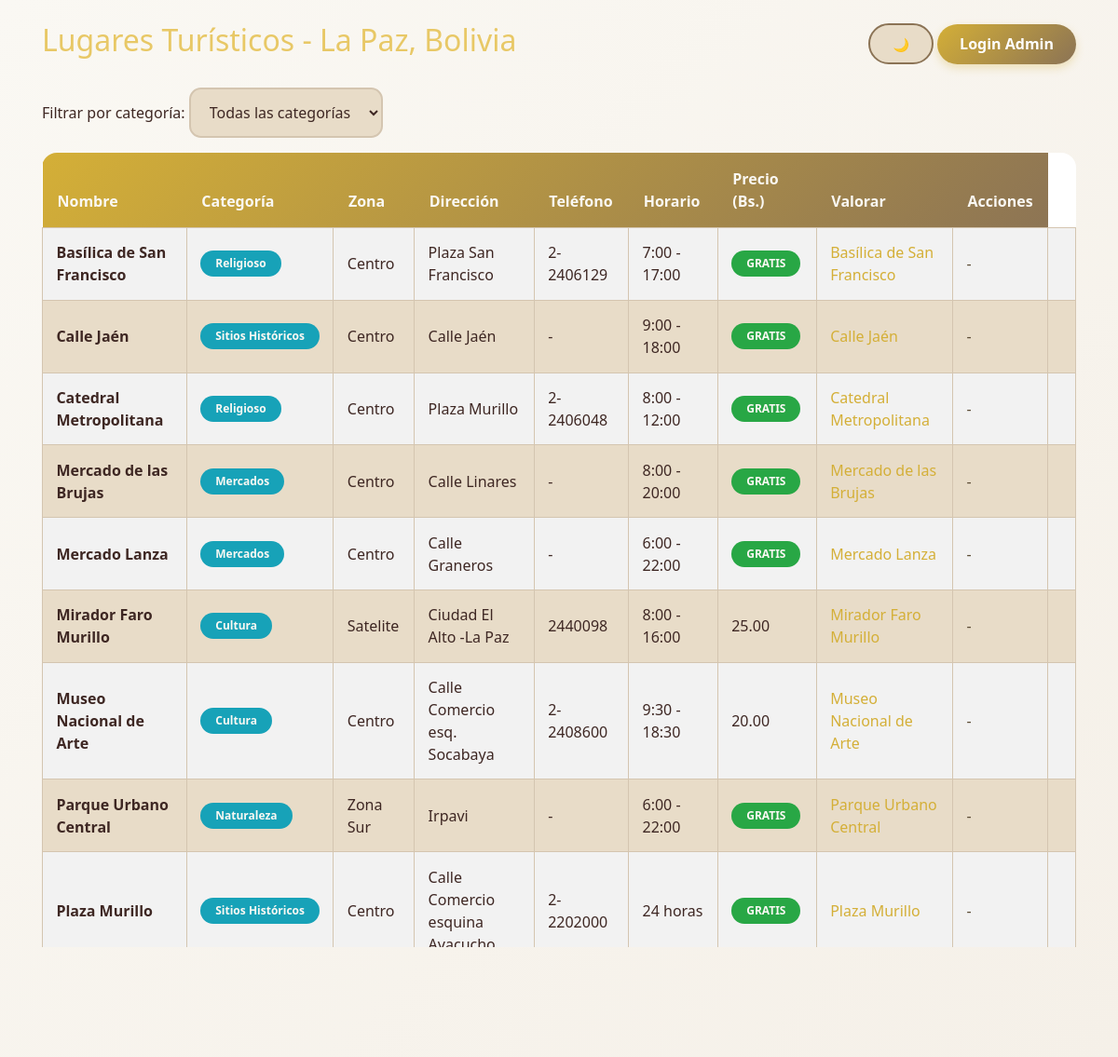
The page / on the database its author committed.
### tables this page shows
CREATE TABLE `lugares_turisticos` (
  `id` int(11) NOT NULL,
  `nombre` varchar(100) NOT NULL,
  `descripcion` text NOT NULL,
  `direccion` varchar(200) NOT NULL,
  `zona` varchar(50) NOT NULL,
  `categoria_id` int(11) NOT NULL,
  `telefono` varchar(20) DEFAULT NULL,
  `horario` varchar(50) DEFAULT NULL,
  `precio` decimal(10,2) DEFAULT 0.00
);

CREATE TABLE `categorias` (
  `id` int(11) NOT NULL,
  `nombre` varchar(50) NOT NULL,
  `descripcion` text DEFAULT NULL
);

### controllers/Lugares.php (called while the page is built, shortened)
<?php
class LugaresController {
    public function __construct(){
       require_once "models/LugaresModel.php";
    }
    public function index(){
        $lugares = new Lugares_model();
        $data["titulo"] = "Lugares Turísticos";
        $data["lugares"] = $lugares->get_lugares();
        require_once "views/lugares/lugares.php";
    }
}
?>

### config/database.php (called while the page is built)
<?php
	class Conectar {
		public static function conexion(){
			$conexion = new mysqli("localhost", "root", "", "turismo_la_paz_simple");
			return $conexion;
		}
	}
?>

### models/LugaresModel.php (called while the page is built, shortened)
<?php
	class Lugares_model {
		private $db;
		private $lugares;
		public function __construct(){
			$this->db = Conectar::conexion();
			$this->lugares = array();
		}
		public function get_lugares()
		{
			$sql = "SELECT lt.*, c.nombre as categoria_nombre
					FROM lugares_turisticos lt
					INNER JOIN categorias c ON lt.categoria_id = c.id
					ORDER BY lt.nombre ASC";
			$resultado = $this->db->query($sql);
			while($row = $resultado->fetch_assoc())
			{
				$this->lugares[] = $row;
			}
			return $this->lugares;
		}
	}
?>

### config/session.php (called while the page is built, shortened)
<?php
function esta_logueado() {
    return isset($_SESSION['admin_logueado']) && $_SESSION['admin_logueado'] === true;
}
?>

### views/lugares/lugares.php (the view, shortened to what this page needs)
<!DOCTYPE html>
<html lang="es">
	<head>
		<link rel="stylesheet" href="assets/css/bootstrap.min.css">
		<link rel="stylesheet" href="assets/css/estilos-crema.css">
	</head>
	<body>
		<div class="container">
			<div class="d-flex justify-content-between align-items-center mt-4 mb-4">
				<h2><?php echo $data["titulo"]; ?> - La Paz, Bolivia</h2>
				<div>
					<button id="btnModoOscuro" class="btn btn-secondary btn-sm me-2">🌙</button>
					<?php
					require_once 'config/session.php';
					if (esta_logueado()) {
						$usuario = obtener_usuario();
						echo '<span class="admin-badge me-2">🔧 Admin: ' . htmlspecialchars($usuario['username']) . '</span>';
						echo '<a href="index.php?c=auth&a=logout" class="btn btn-danger btn-sm">Cerrar Sesión</a>';
					} else {
						echo '<a href="index.php?c=auth&a=login" class="btn btn-primary">Login Admin</a>';
					}
					?>
				</div>
			</div>
			<div class="mb-3">
				<label>Filtrar por categoría:</label>
				<select id="filtroCategoria" class="form-select" style="max-width: 300px;" onchange="filtrarPorCategoria()">
					<option value="">Todas las categorías</option>
				</select>
			</div>
			<div id="vistaTabla">
				<div class="table-responsive">
					<table class="table table-bordered table-striped">
						<thead class="table-dark">
							<tr>
								<th>Nombre</th>
								<th>Categoría</th>
								<th>Zona</th>
								<th>Dirección</th>
								<th>Teléfono</th>
								<th>Horario</th>
								<th>Precio (Bs.)</th>
								<th>Valorar</th>
								<th>Acciones</th>
							</tr>
						</thead>
						<tbody id="tablaLugares">
							<?php foreach($data["lugares"] as $dato): ?>
								<tr class="fila-lugar" data-categoria="<?php echo $dato["categoria_id"]; ?>">
									<td><strong><?php echo $dato["nombre"]; ?></strong></td>
									<td>
										<span class="badge bg-info">
											<?php echo $dato["categoria_nombre"]; ?>
										</span>
									</td>
									<td><?php echo $dato["zona"]; ?></td>
									<td><?php echo $dato["direccion"]; ?></td>
									<td><?php echo $dato["telefono"] ? $dato["telefono"] : '-'; ?></td>
									<td><?php echo $dato["horario"] ? $dato["horario"] : '-'; ?></td>
									<td>
										<?php
										if($dato["precio"] > 0) {
											echo number_format($dato["precio"], 2);
										} else {
											echo '<span class="badge bg-success">GRATIS</span>';
										}
										?>
									</td>
									<td>
										<a href="index.php?c=lugares&a=ver&id=<?php echo $dato['id']; ?>">
											<?php echo $dato['nombre']; ?>
										</a>
									</td>
									<td>
										<?php if (esta_logueado()): ?>
											<a href="index.php?c=lugares&a=modificar&id=<?php echo $dato["id"]; ?>"
											   class="btn btn-warning btn-sm">Editar</a>
											<a href="index.php?c=lugares&a=eliminar&id=<?php echo $dato["id"]; ?>"
											   class="btn btn-danger btn-sm"
											   onclick="return confirm('¿Está seguro de eliminar este lugar?');">Eliminar</a>
										<?php else: ?>
											<span class="text-muted">-</span>
										<?php endif; ?>
									</td>
									<td>
								</tr>
							<?php endforeach; ?>
					</table>
				</div>
			</div>
				</div>
	</body>
</html>

### index.php (shortened to what this page needs)
<?php
	require_once "config/session.php";
	require_once "config/database.php";
	require_once "controllers/Lugares.php";
	if(isset($_GET['c'])){
		$controlador = cargarControlador($_GET['c']);
		if(isset($_GET['a'])){
			if(isset($_GET['id'])){
				cargarAccion($controlador, $_GET['a'], $_GET['id']);
				} else {
				cargarAccion($controlador, $_GET['a']);
			}
			} else {
			cargarAccion($controlador, ACCION_PRINCIPAL);
		}
		} else {
		$controlador = cargarControlador(CONTROLADOR_PRINCIPAL);
		$accionTmp = ACCION_PRINCIPAL;
		$controlador->$accionTmp();
	}
?>

### assets/css/estilos-crema.css (style rules this page uses)
:root { --cream-light: #FAF8F3; --cream-medium: #F5F0E8; --cream-dark: #E8DCC8; --cream-card: #FFFFFF; --accent-gold: #D4AF37; --accent-gold-light: #E8C866; --accent-brown: #8B7355; --text-primary: #3E2723; --text-secondary: #5D4E37; --border-color: #D4C5B0; }
body { background: linear-gradient(135deg, var(--cream-light) 0%, var(--cream-medium) 100%) !important; background-attachment: fixed !important; color: var(--text-primary) !important; font-family: 'Segoe UI', Tahoma, Geneva, Verdana, sans-serif; min-height: 100vh; }
.container { background-color: transparent; }
.table { background-color: var(--cream-card); border-radius: 1rem; overflow: hidden; color: var(--text-primary); }
.table thead { background: linear-gradient(135deg, var(--accent-gold) 0%, var(--accent-brown) 100%); color: var(--cream-light); }
.table thead th { border: none; padding: 1rem; font-weight: 600; }
.table tbody tr { background-color: var(--cream-card); transition: background-color 0.3s ease; color: var(--text-primary); }
.table tbody tr:nth-child(even) { background-color: var(--cream-dark); }
.table tbody td { padding: 0.9rem; vertical-align: middle; border-color: var(--border-color); }
.btn-primary { background: linear-gradient(135deg, var(--accent-gold) 0%, var(--accent-brown) 100%); color: white; border: none; border-radius: 50px; padding: 0.6rem 1.5rem; font-weight: 600; transition: all 0.3s ease; box-shadow: 0 4px 10px rgba(212, 175, 55, 0.3); }
.btn-secondary { background-color: var(--cream-dark); color: var(--text-primary); border: 2px solid var(--accent-brown); border-radius: 50px; padding: 0.6rem 1.5rem; font-weight: 600; transition: all 0.3s ease; }
.form-control, .form-select { border: 2px solid var(--border-color); border-radius: 0.8rem; padding: 0.8rem 1rem; background-color: var(--cream-dark); color: var(--text-primary); transition: all 0.3s ease; }
.badge { border-radius: 50px; padding: 0.5rem 1rem; font-weight: 600; }
h1, h2, h3, h4, h5, h6 { color: var(--accent-gold-light); }
a { color: var(--accent-gold); text-decoration: none; transition: color 0.3s ease; }
.badge { color: var(--cream-light); }
.text-muted { color: var(--text-secondary) !important; }

### rows shown on the page
lugares_turisticos: nombre "Basílica de San Francisco", categoria.nombre "Religioso", zona "Centro", direccion "Plaza San Francisco", telefono "2-2406129", horario "7:00 - 17:00", precio "GRATIS"
lugares_turisticos: nombre "Calle Jaén", categoria.nombre "Sitios Históricos", zona "Centro", direccion "Calle Jaén", horario "9:00 - 18:00", precio "GRATIS"
lugares_turisticos: nombre "Catedral Metropolitana", categoria.nombre "Religioso", zona "Centro", direccion "Plaza Murillo", telefono "2-2406048", horario "8:00 - 12:00", precio "GRATIS"
lugares_turisticos: nombre "Mercado de las Brujas", categoria.nombre "Mercados", zona "Centro", direccion "Calle Linares", horario "8:00 - 20:00", precio "GRATIS"
lugares_turisticos: nombre "Mercado Lanza", categoria.nombre "Mercados", zona "Centro", direccion "Calle Graneros", horario "6:00 - 22:00", precio "GRATIS"
lugares_turisticos: nombre "Mirador Faro Murillo", categoria.nombre "Cultura", zona "Satelite", direccion "Ciudad El Alto -La Paz", telefono "2440098", horario "8:00 - 16:00", precio "25.00"
lugares_turisticos: nombre "Museo Nacional de Arte", categoria.nombre "Cultura", zona "Centro", direccion "Calle Comercio esq. Socabaya", telefono "2-2408600", horario "9:30 - 18:30", precio "20.00"
lugares_turisticos: nombre "Parque Urbano Central", categoria.nombre "Naturaleza", zona "Zona Sur", direccion "Irpavi", horario "6:00 - 22:00", precio "GRATIS"
lugares_turisticos: nombre "Plaza Murillo", categoria.nombre "Sitios Históricos", zona "Centro", direccion "Calle Comercio esquina Ayacucho", telefono "2-2202000", horario "24 horas", precio "GRATIS"

### other values the page prints
$data["titulo"] "Lugares Turísticos"
